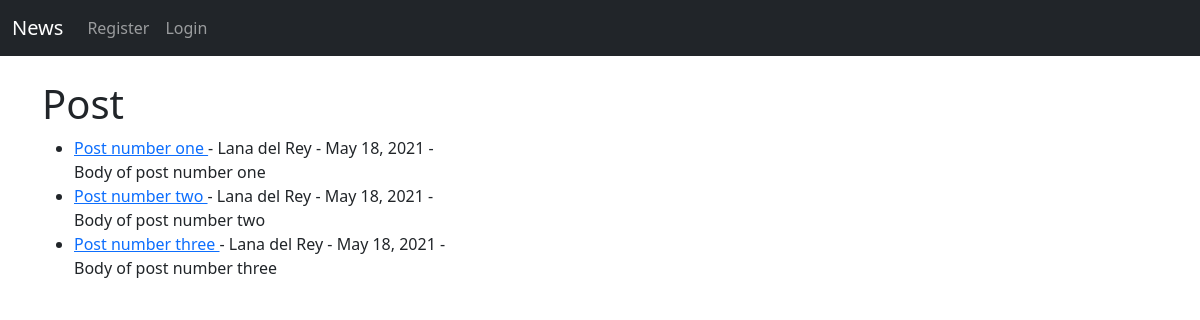
Before: / with the older database file.
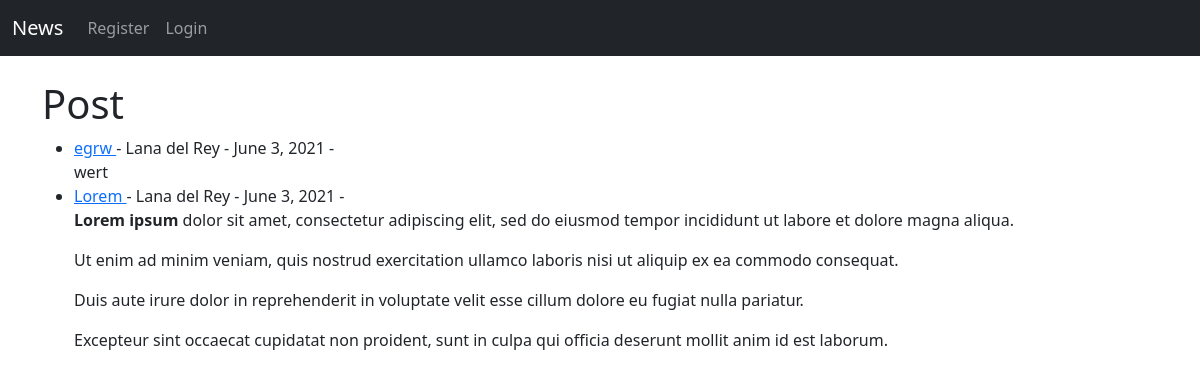
After: the same page with the newer database file.
### mynews/models.py (models this page shows, shortened)
class Post(models.Model):
	title = models.CharField(max_length = 255)
	title_tag = models.CharField(max_length = 255)
	author = models.ForeignKey(User, on_delete = models.CASCADE)
	body = models.TextField()
	post_date = models.DateField(auto_now_add=True)

### mynews/views.py (the view)
# urls.py: path('', HomeView.as_view(), name = "home"),
class HomeView(ListView):
	model = Post
	template_name = 'home.html'
	ordering = ['-post_date']

### mynews/templates/home.html (shortened to what this page needs)
{% extends 'base.html' %}
{% block content %}
<h1> Post </h1>
<ul>
{% for post in object_list %}
	<li> <a href="{% url 'article-detail' post.pk %}"> {{ post.title }} </a> - {{ post.author.first_name }} {{ post.author.last_name }} - {{ post.post_date }} -  <br/>
	{{ post.body|safe }} </li>
{% endfor %}
</ul>
{% endblock %}

### mynews/templates/base.html (shortened to what this page needs)
<!doctype html>
<html lang="en">
  <head>
    <link href="https://cdn.jsdelivr.net/npm/bootstrap@5.0.0/dist/css/bootstrap.min.css" rel="stylesheet">
  </head>
  <body>
    <nav class="navbar navbar-expand-lg navbar-dark bg-dark">
  <div class="container-fluid">
    <a class="navbar-brand" href="{% url 'home' %}"> News </a>
    <div class="collapse navbar-collapse" id="navbarSupportedContent">
      <ul class="navbar-nav me-auto mb-2 mb-lg-0">
        {% if user.is_authenticated %}
          <li class="nav-item">
            <a class="nav-link" href="{% url 'add_post' %}">Add Post</a>
          </li>
          <li class="nav-item">
            <a class="nav-link" href="{% url 'logout' %}">Logout</a>
          </li>
        {% else %}
          <li class="nav-item">
            <a class="nav-link" href="{% url 'register' %}">Register</a>
          </li>
          <li class="nav-item">
            <a class="nav-link" href="{% url 'login' %}">Login</a>
          </li>
        {% endif %}
      </ul>
    </div>
  </div>
</nav>
    <div class="container">
      {% block content %}
      {% endblock %}
    </div>
  </body>
</html>

Changed rows visible on the page:
removed Post: title "Post number one", author.first_name "Lana", author.last_name "del Rey", post_date "May 18, 2021", body "Body of post number one"
removed Post: title "Post number two", author.first_name "Lana", author.last_name "del Rey", post_date "May 18, 2021", body "Body of post number two"
removed Post: title "Post number three", author.first_name "Lana", author.last_name "del Rey", post_date "May 18, 2021", body "Body of post number three"
added Post: title "egrw", author.first_name "Lana", author.last_name "del Rey", post_date "June 3, 2021", body "wert"
added Post: title "Lorem", author.first_name "Lana", author.last_name "del Rey", post_date "June 3, 2021", body "Lorem ipsum dolor sit amet, consectetur adipiscing elit, sed do eiusmod tempor incididunt ut labore et dolore magna aliqua. Ut enim ad minim veniam, quis nostrud exercitation ullamco laboris nisi ut aliquip ex ea commodo consequat. Duis aute irure dolor in reprehenderit in voluptate velit esse cillum dolore eu fugiat nulla pariatur. Excepteur sint occaecat cupidatat non proident, sunt in culpa qui officia deserunt mollit anim id est laborum."
